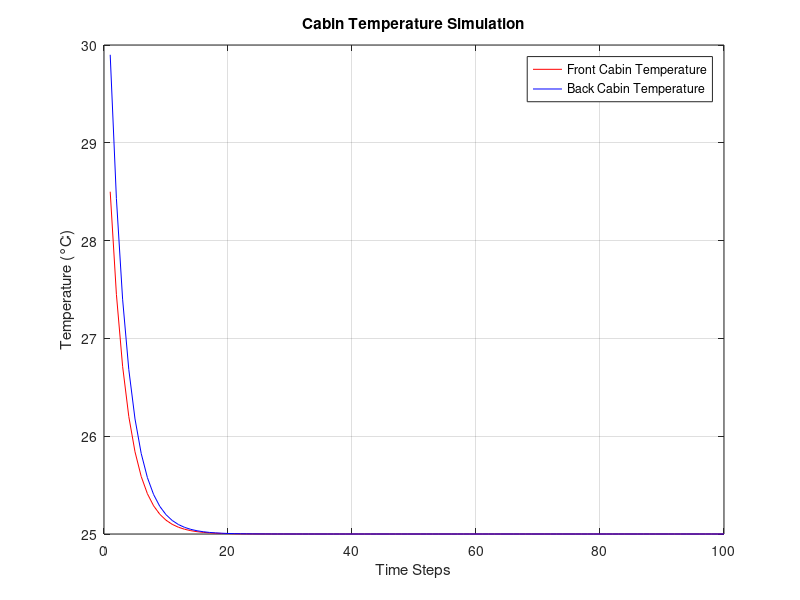

Reproduce this figure in MATLAB.
% MATLAB Code: Cabin Temperature Simulation with AC

% Initial Parameters
T_outside = 35; % Outside temperature (°C)
T_AC = 20;      % Air conditioning output temperature (°C)
T_cabin_front = 30; % Initial front cabin temperature (°C)
T_cabin_back = 32;  % Initial back cabin temperature (°C)
heat_transfer_rate = 0.1; % Heat transfer rate with outside (°C per time step)
cooling_rate = 0.2; % Cooling rate provided by AC (°C per time step)
time_steps = 100; % Number of simulation steps
dt = 1; % Time step duration

% Initialize arrays to store temperatures over time
T_cabin_front_history = zeros(1, time_steps);
T_cabin_back_history = zeros(1, time_steps);

% Simulation loop
for t = 1:time_steps
    % Calculate heat exchange with the outside environment
    heat_gain_front = heat_transfer_rate * (T_outside - T_cabin_front) * dt;
    heat_gain_back = heat_transfer_rate * (T_outside - T_cabin_back) * dt;

    % Cooling effect of the AC
    cooling_front = cooling_rate * (T_cabin_front - T_AC) * dt;
    cooling_back = cooling_rate * (T_cabin_back - T_AC) * dt;

    % Update cabin temperatures
    T_cabin_front = T_cabin_front + heat_gain_front - cooling_front;
    T_cabin_back = T_cabin_back + heat_gain_back - cooling_back;

    % Store temperatures for plotting
    T_cabin_front_history(t) = T_cabin_front;
    T_cabin_back_history(t) = T_cabin_back;
end

% Plot results
figure;
plot(1:time_steps, T_cabin_front_history, '-r', 'DisplayName', 'Front Cabin Temperature');
hold on;
plot(1:time_steps, T_cabin_back_history, '-b', 'DisplayName', 'Back Cabin Temperature');
xlabel('Time Steps');
ylabel('Temperature (°C)');
title('Cabin Temperature Simulation');
legend;
grid on;
